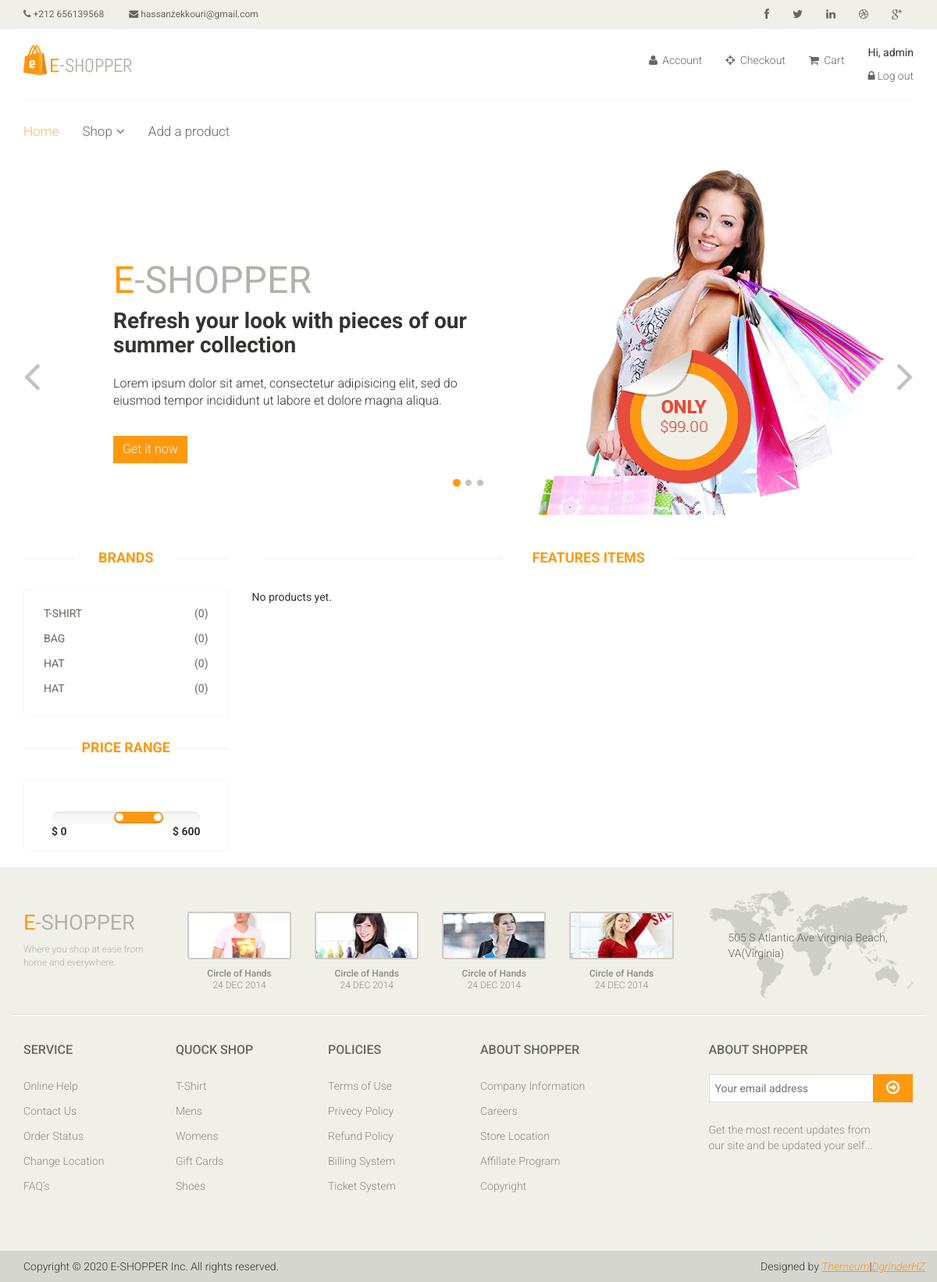
Screenshot of /products/ (signed in) with the database file from the repository.
### categories/models.py (models this page shows, shortened)
class Category(models.Model):
    title = models.CharField(max_length=100)
    products_count = models.PositiveIntegerField(default=0)

### products/views.py (the view)
# urls.py: path('products/', products_list, name='products_list'),
def products_list(request):
    products = Product.objects.all()[:6]
    categories = Category.objects.all()[:7]
    params = {'products': products, 'categories': categories}
    return render(request, 'products/products-list.html', params)

### templates/products/products-list.html (shortened to what this page needs)
{% extends 'base.html' %}
{% load static %}
{% block content %}
<section id="slider">
    <div class="container">
        <div class="row">
            <div class="col-sm-12">
                <div id="slider-carousel" class="carousel slide" data-ride="carousel">
                    <ol class="carousel-indicators">
                        <li data-target="#slider-carousel" data-slide-to="0" class="active"></li>
                        <li data-target="#slider-carousel" data-slide-to="1"></li>
                        <li data-target="#slider-carousel" data-slide-to="2"></li>
                    </ol>
                    <div class="carousel-inner">
                        <div class="item active">
                            <div class="col-sm-6">
                                <h1><span>E</span>-SHOPPER</h1>
                                <h2>Refresh your look with pieces of our summer collection</h2>
                                <p>Lorem ipsum dolor sit amet, consectetur adipisicing elit, sed do eiusmod tempor
                                    incididunt ut labore et dolore magna aliqua. </p>
                                <button type="button" class="btn btn-default get">Get it now</button>
                            </div>
                            <div class="col-sm-6">
                                <img src="{% static 'images/home/girl1.jpg' %}" class="girl img-responsive" alt="" />
                                <img src="{% static 'images/home/pricing.png' %}" class="pricing" alt="" />
                            </div>
                        </div>
                    </div>
                    <a href="#slider-carousel" class="left control-carousel hidden-xs" data-slide="prev">
                        <i class="fa fa-angle-left"></i>
                    </a>
                    <a href="#slider-carousel" class="right control-carousel hidden-xs" data-slide="next">
                        <i class="fa fa-angle-right"></i>
                    </a>
                </div>
            </div>
        </div>
    </div>
</section>
<section>
    <div class="container">
        <div class="row">
            <div class="col-sm-3">
                <div class="left-sidebar">
                    <div class="brands_products">
                        <h2>Brands</h2>
                        <div class="brands-name">
                            <ul class="nav nav-pills nav-stacked">
                                {% for c in categories %}
                                <li><a href="{% url 'products_by_category' category_id=c.id %}"><span class="pull-right">({{c.products_count}})</span>{{c.title}}</a></li>
                                {% endfor %}
                            </ul>
                        </div>
                    </div>
                    <div class="price-range">
                        <h2>Price Range</h2>
                        <div class="well text-center">
                                data-slider-step="5" data-slider-value="[250,450]" id="sl2"><br />
                            <b class="pull-left">$ 0</b> <b class="pull-right">$ 600</b>
                        </div>
                    </div>
                </div>
            </div>
            <div class="col-sm-9 padding-right">
                <div class="features_items">
                    <h2 class="title text-center">Features Items</h2>
                    {% for product in products %}
                    <div class="col-sm-4">
                        <div class="product-image-wrapper">
                            <div class="single-products">
                                <div class="productinfo text-center">
                                    <img src="{{product.image.url}}" alt="" />
                                    <h2>${{ product.price | floatformat:2 }}</h2>
                                    <p>{{ product.brand | capfirst }} {{ product.title | capfirst }}</p>
                                    <a href="{{product.get_absolute_url}}"
                                        class="btn btn-default add-to-cart">Details</a>
                                    <a href="{% url 'add_to_cart' product_id=product.id %}" class="btn btn-default add-to-cart"><i
                                            class="fa fa-shopping-cart"></i>Add to cart</a>
                                </div>
                                <div class="product-overlay">
                                    <div class="overlay-content">
                                        <h2>${{ product.price | floatformat:2 }}</h2>
                                        <p>{{ product.brand | capfirst }} {{ product.title | capfirst }}</p>
                                        <a href="{{product.get_absolute_url}}"
                                            class="btn btn-default add-to-cart">Details</a>
                                        <a href="{% url 'add_to_cart' product_id=product.id %}" class="btn btn-default add-to-cart"><i
                                                class="fa fa-shopping-cart"></i>Add to cart</a>
                                    </div>
                                </div>
                                <img src="{% static 'images/home/new.png' %}" class="new" alt="" />
                            </div>
                        </div>
                    </div>
                    {% empty %}
                    <p>No products yet.</p>
                    {% endfor %}
                </div>
            </div>
        </div>
    </div>
</section>
{% endblock %}

### templates/base.html (shortened to what this page needs)
{% load static %}
<!DOCTYPE html>
<html lang="en">
<head>
    <link href="{% static 'css/bootstrap.min.css' %}" rel="stylesheet">
    <link href="{% static 'css/font-awesome.min.css' %}" rel="stylesheet">
    <link href="{% static 'css/prettyPhoto.css' %}" rel="stylesheet">
    <link href="{% static 'css/price-range.css' %}" rel="stylesheet">
    <link href="{% static 'css/animate.css' %}" rel="stylesheet">
    <link href="{% static 'css/main.css' %}" rel="stylesheet">
    <link href="{% static 'css/responsive.css' %}" rel="stylesheet">
</head>
<body>
    <header id="header">
        <div class="header_top">
            <div class="container">
                <div class="row">
                    <div class="col-sm-6">
                        <div class="contactinfo">
                            <ul class="nav nav-pills">
                                <li><a href="#"><i class="fa fa-phone"></i> +212 656139568</a></li>
                                <li><a href="#"><i class="fa fa-envelope"></i> hassanzekkouri@gmail.com</a></li>
                            </ul>
                        </div>
                    </div>
                    <div class="col-sm-6">
                        <div class="social-icons pull-right">
                            <ul class="nav navbar-nav">
                                <li><a href="#"><i class="fa fa-facebook"></i></a></li>
                                <li><a href="#"><i class="fa fa-twitter"></i></a></li>
                                <li><a href="#"><i class="fa fa-linkedin"></i></a></li>
                                <li><a href="#"><i class="fa fa-dribbble"></i></a></li>
                                <li><a href="#"><i class="fa fa-google-plus"></i></a></li>
                            </ul>
                        </div>
                    </div>
                </div>
            </div>
        </div>
        <div class="header-middle">
            <div class="container">
                <div class="row">
                    <div class="col-sm-4">
                        <div class="logo pull-left">
                            <a href="{% url 'home' %}"><img src="{% static 'images/home/logo.png' %}" alt="" /></a>
                        </div>
                    </div>
                    <div class="col-sm-8">
                        <div class="shop-menu pull-right">
                            <ul class="nav navbar-nav">
                                <li><a href="{% url 'user_detail' %}"><i class="fa fa-user"></i> Account</a></li>
                                <li><a href="{% url 'order' %}"><i class="fa fa-crosshairs"></i> Checkout</a></li>
                                <li>
                                    <a href="{% url 'cart' %}">
                                        <i class="fa fa-shopping-cart"></i>
                                        Cart
                                    </a>
                                </li>
                                <li>
                                    {% if user.is_authenticated %}
                                    <p>Hi, {{ user.username }}</p>
                                    <a href="{% url 'logout' %}"><i class="fa fa-lock"></i>Log out</a>
                                    {% else  %}
                                    <a href="{% url 'login' %}"><i class="fa fa-lock"></i>Log in</a>
                                    {% endif %}
                                </li>
                            </ul>
                        </div>
                    </div>
                </div>
            </div>
        </div>
        <div class="header-bottom">
            <div class="container">
                <div class="row">
                    <div class="col-sm-9">
                        <div class="mainmenu pull-left">
                            <ul class="nav navbar-nav collapse navbar-collapse">
                                <li><a href="{% url 'home' %}" class="active">Home</a></li>
                                <li class="dropdown"><a href="#">Shop<i class="fa fa-angle-down"></i></a>
                                </li>
                                {% if user.is_superuser%}
                                <li><a href="{% url 'product_add' %}">Add a product</a></li>
                                {% endif %}
                            </ul>
                        </div>
                    </div>
                </div>
            </div>
        </div>
    </header>
    {% block content %}
    {% endblock %}
    <footer id="footer">
		<div class="footer-top">
			<div class="container">
				<div class="row">
					<div class="col-sm-2">
						<div class="companyinfo">
							<h2><span>e</span>-shopper</h2>
							<p>Where you shop at ease from home and everywhere.</p>
						</div>
					</div>
					<div class="col-sm-7">
						<div class="col-sm-3">
							<div class="video-gallery text-center">
								<a href="https://www.youtube.com/watch?v=r-9tRdQ_74Y" target="_blank">
									<div class="iframe-img">
										<img src="{% static 'images/home/iframe1.png' %}" alt="" />
									</div>
								</a>
								<p>Circle of Hands</p>
								<h2>24 DEC 2014</h2>
							</div>
						</div>
						<div class="col-sm-3">
							<div class="video-gallery text-center">
								<a href="https://www.youtube.com/watch?v=r-9tRdQ_74Y" target="_blank">
									<div class="iframe-img">
										<img src="{% static 'images/home/iframe2.png' %}" alt="" />
									</div>
								</a>
								<p>Circle of Hands</p>
								<h2>24 DEC 2014</h2>
							</div>
						</div>
						<div class="col-sm-3">
							<div class="video-gallery text-center">
								<a href="https://www.youtube.com/watch?v=r-9tRdQ_74Y" target="_blank">
									<div class="iframe-img">
										<img src="{% static 'images/home/iframe3.png' %}" alt="" />
									</div>
								</a>
								<p>Circle of Hands</p>
								<h2>24 DEC 2014</h2>
							</div>
						</div>
						<div class="col-sm-3">
							<div class="video-gallery text-center">
								<a href="https://www.youtube.com/watch?v=r-9tRdQ_74Y" target="_blank">
									<div class="iframe-img">
										<img src="{% static 'images/home/iframe4.png' %}" alt="" />
									</div>
								</a>
								<p>Circle of Hands</p>
								<h2>24 DEC 2014</h2>
							</div>
						</div>
					</div>
					<div class="col-sm-3">
						<div class="address">
							<img src="{% static 'images/home/map.png' %}" alt="" />
							<p>505 S Atlantic Ave Virginia Beach, VA(Virginia)</p>
						</div>
					</div>
				</div>
			</div>
		</div>
		<div class="footer-widget">
			<div class="container">
				<div class="row">
					<div class="col-sm-2">
						<div class="single-widget">
							<h2>Service</h2>
							<ul class="nav nav-pills nav-stacked">
								<li><a href="#">Online Help</a></li>
								<li><a href="#">Contact Us</a></li>
								<li><a href="#">Order Status</a></li>
								<li><a href="#">Change Location</a></li>
								<li><a href="#">FAQ’s</a></li>
							</ul>
						</div>
					</div>
					<div class="col-sm-2">
						<div class="single-widget">
							<h2>Quock Shop</h2>
							<ul class="nav nav-pills nav-stacked">
								<li><a href="#">T-Shirt</a></li>
								<li><a href="#">Mens</a></li>
								<li><a href="#">Womens</a></li>
								<li><a href="#">Gift Cards</a></li>
								<li><a href="#">Shoes</a></li>
							</ul>
						</div>
					</div>
					<div class="col-sm-2">
						<div class="single-widget">
							<h2>Policies</h2>
							<ul class="nav nav-pills nav-stacked">
								<li><a href="#">Terms of Use</a></li>
								<li><a href="#">Privecy Policy</a></li>
								<li><a href="#">Refund Policy</a></li>
								<li><a href="#">Billing System</a></li>
								<li><a href="#">Ticket System</a></li>
							</ul>
						</div>
					</div>
					<div class="col-sm-2">
						<div class="single-widget">
							<h2>About Shopper</h2>
							<ul class="nav nav-pills nav-stacked">
								<li><a href="#">Company Information</a></li>
								<li><a href="#">Careers</a></li>
								<li><a href="#">Store Location</a></li>
								<li><a href="#">Affillate Program</a></li>
								<li><a href="#">Copyright</a></li>
							</ul>
						</div>
					</div>
					<div class="col-sm-3 col-sm-offset-1">
						<div class="single-widget">
							<h2>About Shopper</h2>
							<form action="#" class="searchform">
								<input type="text" placeholder="Your email address" />
								<button type="submit" class="btn btn-default"><i class="fa fa-arrow-circle-o-right"></i></button>
								<p>Get the most recent updates from <br />our site and be updated your self...</p>
							</form>
						</div>
					</div>
				</div>
			</div>
		</div>
		<div class="footer-bottom">
			<div class="container">
				<div class="row">
					<p class="pull-left">Copyright © 2020 E-SHOPPER Inc. All rights reserved.</p>
					<p class="pull-right">Designed by <span><a target="_blank" href="http://www.themeum.com">Themeum</a>|<a target="_blank" href="https://github.com/DgrinderHZ">DgrinderHZ</a></span></p>
				</div>
			</div>
		</div>
	</footer>
</body>
</html>
</html>

### rows the page displays
Category: products_count "0", title "T-SHIRT"
Category: products_count "0", title "BAG"
Category: products_count "0", title "HAT"
Category: products_count "0", title "HAT"

### other values shown
{{ user.username }} "admin"
